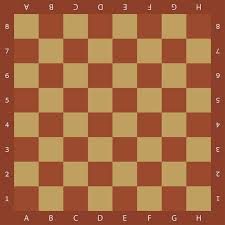
#> input picture Theory/Learn Computer Vision Using OpenCV/images (1).jpeg, 225 x 225 px, given in place of lenna.bmp, which was not available
$ jupyter execute HSV_split.ipynb   (text cells are left out)
#> lines starting #> are read from the running program, lines starting #| are printed output that depends on the picture; pictures that were not available may be replaced by others from this repository, and a replacement may not be noted
[cell 1]
# 영상처리와 수치 계산을 위한 라이브러리 불러오기
import numpy as np
import cv2
import matplotlib.pyplot as plt

[cell 2]
# 구글 Colab에서는 이미지를 직접 업로드하거나 경로를 지정해야 합니다.
# 아래 코드는 파일 업로드 창을 띄웁니다.
from google.colab import files
uploaded = files.upload()
#> the answer given: images (1).jpeg

# candies.png 이미지를 불러옵니다.
src = cv2.imread('/content/lenna.bmp', cv2.IMREAD_COLOR)
#> src is the input picture: shape (225, 225, 3); mean B, G, R 65, 105.1, 166.1

if src is None:
    print('Image load failed!')
else:
    print('src.shape:', src.shape)  # 이미지 크기 및 채널 확인
#| src.shape: (225, 225, 3)
    print('src.dtype:', src.dtype)  # 데이터 타입 확인
#| src.dtype: uint8

[cell 3]
# OpenCV는 BGR 순서이므로, matplotlib로 보여주기 위해 RGB로 변환합니다.
src_rgb = cv2.cvtColor(src, cv2.COLOR_BGR2RGB)

plt.imshow(src_rgb)
plt.title('Original Image')
plt.axis('off')
plt.show()

[cell 4]
# BGR 컬러 이미지를 HSV 색 공간으로 변환합니다.
src_hsv = cv2.cvtColor(src, cv2.COLOR_BGR2HSV)
#> src_hsv: shape (225, 225, 3); mean H, S, V 12.1, 159.1, 166.1
print('HSV shape:', src_hsv.shape)
#| HSV shape: (225, 225, 3)

[cell 5]
# HSV의 각 채널(평면) 분리: H, S, V
h_plane = src_hsv[:, :, 0]  # Hue(색상)
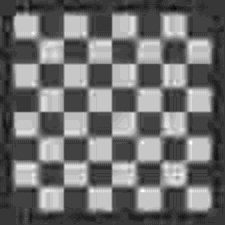
#> h_plane: shape (225, 225); min 2, max 25, mean 12.1; drawn with min black and max white
s_plane = src_hsv[:, :, 1]  # Saturation(채도)
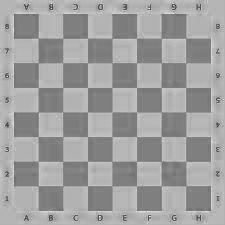
#> s_plane: shape (225, 225); min 53, max 255, mean 159.1
v_plane = src_hsv[:, :, 2]  # Value(명도)
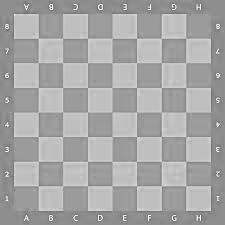
#> v_plane: shape (225, 225); min 78, max 255, mean 166.1

print('Hue plane shape:', h_plane.shape)
#| Hue plane shape: (225, 225)
print('Saturation plane shape:', s_plane.shape)
#| Saturation plane shape: (225, 225)
print('Value plane shape:', v_plane.shape)
#| Value plane shape: (225, 225)

[cell 6]
# 각 HSV 평면을 시각화합니다.
fig, axes = plt.subplots(1, 3, figsize=(15,5))
axes[0].imshow(h_plane, cmap='gray')
axes[0].set_title('Hue Channel')
axes[1].imshow(s_plane, cmap='gray')
axes[1].set_title('Saturation Channel')
axes[2].imshow(v_plane, cmap='gray')
axes[2].set_title('Value Channel')
for ax in axes:
    ax.axis('off')
plt.show()
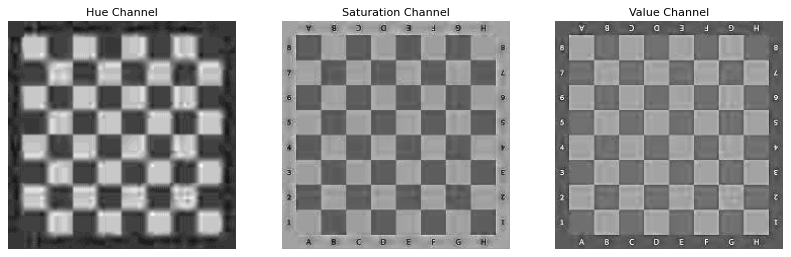
#> figure drawn by matplotlib, 3 panels
